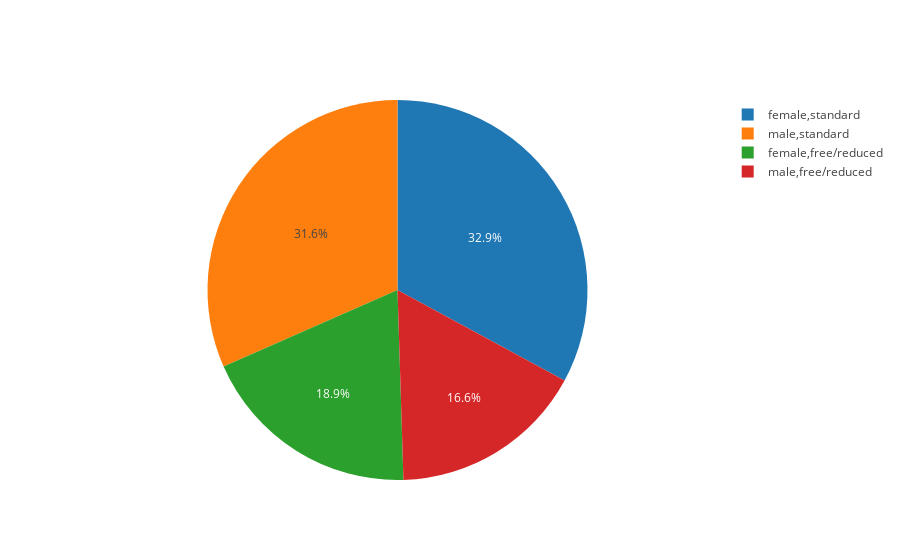

The cell this chart's notebook holds for it:
### Markdown cell above
### Distribution of Gender and Lunch Allotment

### Code cell
gender_lunch=df.groupby(['gender','lunch'])
gender_lunch_count=gender_lunch.size()
trace= go.Pie(values=gender_lunch_count.values,
      labels=gender_lunch_count.index)
data=[trace]
iplot(data)

### Figure 1 — Plotly figure (JSON) as saved in the notebook; plotly's stock layout.template omitted (floating-point values rounded to 4 significant figures)
{"data": [{"labels": [["female", "free/reduced"], ["female", "standard"], ["male", "free/reduced"], ["male", "standard"]], "type": "pie", "uid": "4b8739a4-2904-11e9-9d21-3cf862c2ea5b", "values": [189, 329, 166, 316]}], "layout": {}}
